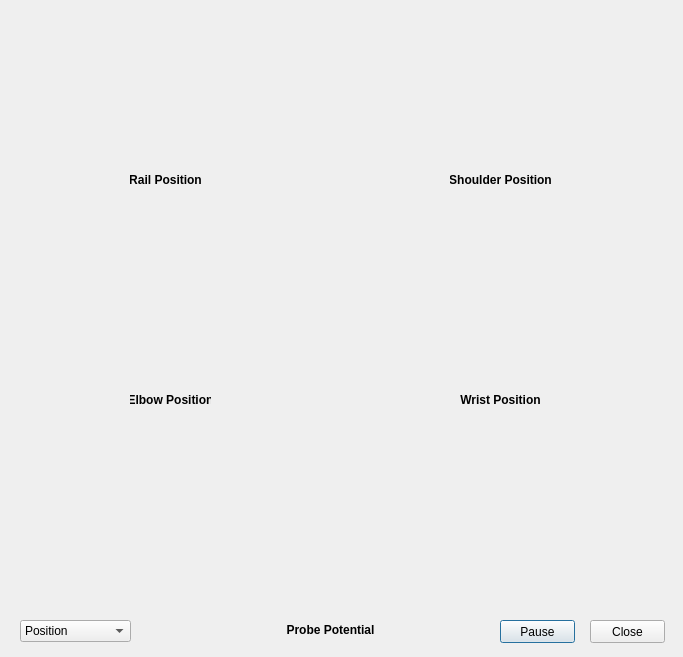
<?xml version="1.0" encoding="UTF-8"?>
<ui version="4.0">
 <class>DialogRobotInfo</class>
 <widget class="QDialog" name="DialogRobotInfo">
  <property name="geometry">
   <rect>
    <x>0</x>
    <y>0</y>
    <width>683</width>
    <height>657</height>
   </rect>
  </property>
  <property name="minimumSize">
   <size>
    <width>683</width>
    <height>554</height>
   </size>
  </property>
  <property name="windowTitle">
   <string>Robot Info</string>
  </property>
  <widget class="PlotWidget" name="widget_graph_rail" native="true">
   <property name="geometry">
    <rect>
     <x>10</x>
     <y>10</y>
     <width>321</width>
     <height>161</height>
    </rect>
   </property>
   <property name="minimumSize">
    <size>
     <width>0</width>
     <height>0</height>
    </size>
   </property>
  </widget>
  <widget class="PlotWidget" name="widget_graph_shoulder" native="true">
   <property name="geometry">
    <rect>
     <x>350</x>
     <y>10</y>
     <width>321</width>
     <height>161</height>
    </rect>
   </property>
   <property name="minimumSize">
    <size>
     <width>0</width>
     <height>0</height>
    </size>
   </property>
  </widget>
  <widget class="PlotWidget" name="widget_graph_elbow" native="true">
   <property name="geometry">
    <rect>
     <x>10</x>
     <y>230</y>
     <width>321</width>
     <height>161</height>
    </rect>
   </property>
   <property name="minimumSize">
    <size>
     <width>0</width>
     <height>0</height>
    </size>
   </property>
  </widget>
  <widget class="PlotWidget" name="widget_graph_wrist" native="true">
   <property name="geometry">
    <rect>
     <x>350</x>
     <y>230</y>
     <width>321</width>
     <height>161</height>
    </rect>
   </property>
   <property name="minimumSize">
    <size>
     <width>0</width>
     <height>0</height>
    </size>
   </property>
  </widget>
  <widget class="QLabel" name="lbl_info_rail">
   <property name="geometry">
    <rect>
     <x>130</x>
     <y>170</y>
     <width>71</width>
     <height>20</height>
    </rect>
   </property>
   <property name="font">
    <font>
     <weight>75</weight>
     <bold>true</bold>
    </font>
   </property>
   <property name="text">
    <string>Rail Position</string>
   </property>
   <property name="alignment">
    <set>Qt::AlignCenter</set>
   </property>
  </widget>
  <widget class="QLabel" name="lbl_info_shoulder">
   <property name="geometry">
    <rect>
     <x>450</x>
     <y>170</y>
     <width>101</width>
     <height>20</height>
    </rect>
   </property>
   <property name="font">
    <font>
     <weight>75</weight>
     <bold>true</bold>
    </font>
   </property>
   <property name="text">
    <string>Shoulder Position</string>
   </property>
   <property name="alignment">
    <set>Qt::AlignCenter</set>
   </property>
  </widget>
  <widget class="QLabel" name="lbl_info_wrist">
   <property name="geometry">
    <rect>
     <x>460</x>
     <y>390</y>
     <width>81</width>
     <height>20</height>
    </rect>
   </property>
   <property name="font">
    <font>
     <weight>75</weight>
     <bold>true</bold>
    </font>
   </property>
   <property name="text">
    <string>Wrist Position</string>
   </property>
   <property name="alignment">
    <set>Qt::AlignCenter</set>
   </property>
  </widget>
  <widget class="QLabel" name="lbl_info_elbow">
   <property name="geometry">
    <rect>
     <x>130</x>
     <y>390</y>
     <width>81</width>
     <height>20</height>
    </rect>
   </property>
   <property name="font">
    <font>
     <weight>75</weight>
     <bold>true</bold>
    </font>
   </property>
   <property name="text">
    <string>Elbow Position</string>
   </property>
   <property name="alignment">
    <set>Qt::AlignCenter</set>
   </property>
  </widget>
  <widget class="QPushButton" name="btn_pause">
   <property name="geometry">
    <rect>
     <x>500</x>
     <y>620</y>
     <width>75</width>
     <height>23</height>
    </rect>
   </property>
   <property name="text">
    <string>Pause</string>
   </property>
  </widget>
  <widget class="QPushButton" name="btn_close">
   <property name="geometry">
    <rect>
     <x>590</x>
     <y>620</y>
     <width>75</width>
     <height>23</height>
    </rect>
   </property>
   <property name="text">
    <string>Close</string>
   </property>
  </widget>
  <widget class="QComboBox" name="cmb_mode">
   <property name="geometry">
    <rect>
     <x>20</x>
     <y>620</y>
     <width>111</width>
     <height>22</height>
    </rect>
   </property>
   <item>
    <property name="text">
     <string>Position</string>
    </property>
   </item>
   <item>
    <property name="text">
     <string>Velocity</string>
    </property>
   </item>
   <item>
    <property name="text">
     <string>Acceleration</string>
    </property>
   </item>
  </widget>
  <widget class="PlotWidget" name="widget_graph_probe" native="true">
   <property name="geometry">
    <rect>
     <x>10</x>
     <y>450</y>
     <width>661</width>
     <height>161</height>
    </rect>
   </property>
   <property name="minimumSize">
    <size>
     <width>0</width>
     <height>0</height>
    </size>
   </property>
  </widget>
  <widget class="QLabel" name="lbl_info_probe_voltage">
   <property name="geometry">
    <rect>
     <x>270</x>
     <y>620</y>
     <width>121</width>
     <height>20</height>
    </rect>
   </property>
   <property name="font">
    <font>
     <weight>75</weight>
     <bold>true</bold>
    </font>
   </property>
   <property name="text">
    <string>Probe Potential</string>
   </property>
   <property name="alignment">
    <set>Qt::AlignCenter</set>
   </property>
  </widget>
 </widget>
 <customwidgets>
  <customwidget>
   <class>PlotWidget</class>
   <extends>QWidget</extends>
   <header>pyqtgraph</header>
   <container>1</container>
  </customwidget>
 </customwidgets>
 <resources/>
 <connections/>
</ui>
